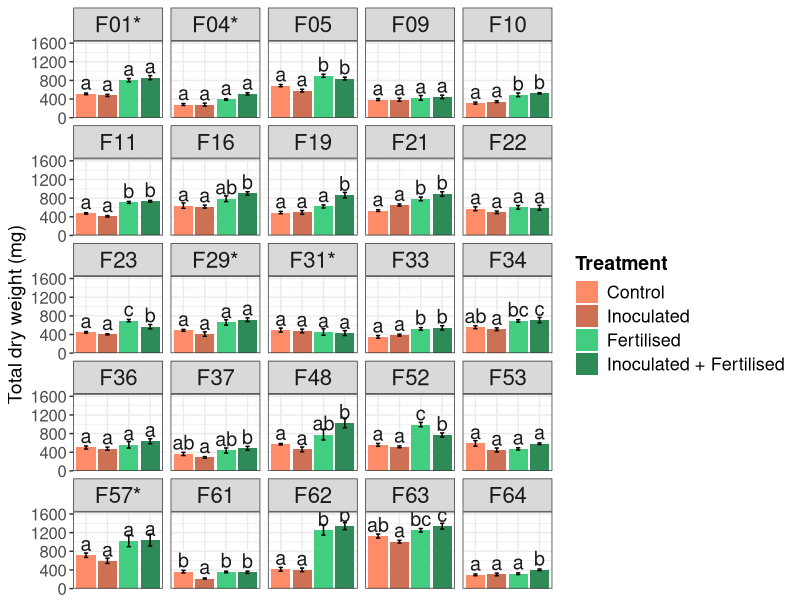
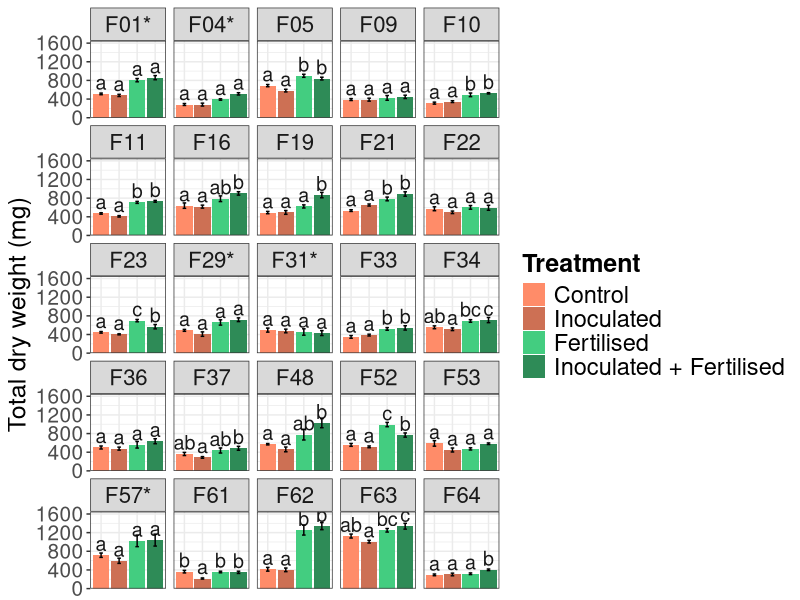

Generate these figures, in order, with R: (Note: this script raises an error after producing the figures.)
## ---- chunk 1
  # knitr::opts_chunk$set(echo = FALSE, warning = FALSE, message = FALSE)
  knitr::opts_chunk$set(echo = FALSE, warning = FALSE, message = FALSE)
  library(ggsignif)
  library(dplyr)
  library(ggplot2)
  library(tidyr)
  library(tibble)
  library(rstudioapi)
  library(reshape2)
  library(writexl)
  library(openxlsx)
  library(emmeans)
  library(ggpubr)
  library(multcomp)
  
  # styling
  inoculation_colors <- c(IF = "seagreen4", I = "salmon3")
  inoculation_labels <- c(IF = "Fertilised", I = "Non-fertilised")
  
  
# defining plotting theme. 
  MS.theme <- theme(
          axis.text = element_text(size = 15),
          axis.title = element_text(size = 18),
          legend.title = element_text(face = "bold", size = 18),
          legend.text = element_text(size = 17),
          )
  
  pdf.theme <- theme(
          axis.text = element_text(size = 12),
          axis.title = element_text(size = 14),
          legend.title = element_text(face = "bold", size = 14),
          legend.text = element_text(size = 13),
  )
  
  sessionInfo()
## ---- chunk 2
  #tukey posthoc test
  tukey_posthoc <- function(data, response_variable){
    for(soil in unique(data$soil_ID)){
      #subet
      df_subset <- data[data$soil_ID==soil,]
      #get clds
      model <- aov(data = df_subset, formula = as.formula(paste(response_variable, "~ treatment")))
      emmeans <- emmeans(model, c("treatment"))
      cld <- cld(emmeans, Letter="abcde", alpha=0.05) 
      cld$.group <- trimws(cld$.group) #rm whitespaces
      cld$soil <- soil #add soil
      #concat results
      if(soil == unique(data$soil_ID)[1]){cld_df <- cld}
      else{cld_df <- rbind(cld_df, cld)}
    }
    return(cld_df)
  }
## ---- chunk 3
  # harvest <- read.csv(file ="../input_files/harvest.csv", header = TRUE, row.names = 1)
  harvest <- read.xlsx("../input_files/Fifth_harvest_incl_replanted_batches_equalized.xlsx") # harvesting raw data
  
  # Processing the harvesting data, in several steps.
  harvest <- harvest %>%
    filter(!is.na(first_emergence)) %>%
    filter(!is.na(dry_weight_shoot)) %>%
    dplyr::select(soil_ID, treatment, dry_weight_root, dry_weight_shoot) %>%
    mutate(treatment = gsub("wcwof", "I", treatment)) %>%
    mutate(treatment = gsub("I ", "I", treatment)) %>%
    mutate(treatment = gsub("wcwf", "IF", treatment)) %>%
    mutate(treatment = gsub("wocwof", "C", treatment)) %>%
    mutate(treatment = gsub("wocwf", "F", treatment)) %>%
    arrange(soil_ID) %>%
    mutate(total_dry_weight = dry_weight_root + dry_weight_shoot)
  
   # Inspecting the effect of different factors with anova
  harvest <- harvest %>% 
    mutate(fertilization = ifelse(grepl("F", treatment), "Fertilised", "Unfertilised")) %>%
    mutate(inoculation = ifelse(grepl("I", treatment), "Inoculated", "Mock"))
  
  harvest$fertilization <- factor(harvest$fertilization, levels = base::unique(harvest$fertilization))
  harvest$treatment <- factor(harvest$treatment, levels = base::unique(harvest$treatment))
  harvest$soil_ID <- factor(harvest$soil_ID, levels = base::unique(harvest$soil_ID))
  
    # calculating means and ses
  means_and_se <-  harvest %>%
    group_by(soil_ID, treatment) %>%
    mutate(mean_dry_weight_root = mean(dry_weight_root),
         se_dry_weight_root = sd(dry_weight_root) / sqrt(n()), # Calculate SE
         mean_dry_weight_shoot = mean(dry_weight_shoot),
         se_dry_weight_shoot = sd(dry_weight_shoot) / sqrt(n()), # Calculate SE
         mean_total_dry_weight = mean(total_dry_weight),
         se_total_dry_weight = sd(total_dry_weight) / sqrt(n())) %>%
    ungroup() %>%
    dplyr::select(-dry_weight_root, -dry_weight_shoot, -total_dry_weight)
  
  means_and_se <- means_and_se %>%
    distinct(soil_ID, treatment, .keep_all = TRUE)
## ---- chunk 4
  
    # testing the assumptions for ANOVA
    groups <- split(harvest, list(harvest$soil_ID, harvest$fertilization, harvest$inoculation)) # unique combination of treatment
    significance_level = 0.05 # alpha
    
    
    groups.distrib <- data.frame(matrix(ncol = 3))
    colnames(groups.distrib) = c("Group", "Assumption", "Correction")
    # iterate through all the combination and assess the normality inside of each unique group
    for (i in seq_along(groups)) {
      group <- groups[[i]]
      group_name <- names(groups)[i]
      
      test_total <- shapiro.test(group$total_dry_weight)
      
          if (test_total$p.value < significance_level) {
            sqrt.trans <- shapiro.test(rank(group$total_dry_weight))
            correction <- ifelse(sqrt.trans$p.value > significance_level, "Rank transformed", "Not corrected")
            groups.distrib[i,] = c(group_name, "Not normally distributed", correction)
            
          } else {
            groups.distrib[i,] = c(group_name, "Normally distributed", "-")
          }
    }
## ---- chunk 5
  # prepare data for the graph
#   groups.distrib <- groups.distrib %>% 
#         separate(Group, into = c("Field", "Fertilisation", "Inoculation"), sep = "\\.")
# 
#   triangles <- groups.distrib
#   triangles <- triangles %>% mutate(y1 = as.numeric(as.factor(triangles$Field))) %>% 
#     mutate(x1 = as.numeric(as.factor(triangles$Fertilisation)))
#   z <- rep(seq(nrow(triangles)/2), each = 2)
#   
#   triangles <- triangles %>% arrange(Field) %>%
#     mutate(z = z)
# 
#   ggplot(groups.distrib, aes(x = Fertilisation, y = Field, fill = Correction)) +
#     geom_tile() +
#     geom_polygon(data = triangles, aes(x = x1, y = y1, group = z))
#   
# 
#   
#   df <- tibble::tibble(x = c(LETTERS[1:6], LETTERS[1:5]),
#                    y = c(paste0("V", 1:6), paste0("V", 1:5)),
#                    group = c(rep("group_1", 6), rep("group_2", 5)))
#                   
# 
# df1    <- df[!duplicated(interaction(df$x, df$y)),]
# df2    <- df[duplicated(interaction(df$x, df$y)),]
# df2    <- df[rep(seq(nrow(df)), each = 3),]
# df2$x1 <- as.numeric(as.factor(df2$x))
# df2$y1 <- as.numeric(as.factor(df2$y))
# df2$x1 <- df2$x1 + c(-0.5, 0.5, 0.5)
# df2$y1 <- df2$y1 + c(-0.5, -0.5, 0.5)
# df2$z  <- rep(seq(nrow(df2)/3), each = 3)
# 
# ggplot(df1, aes(x = x, y = y, fill = group)) + 
#   geom_tile() +
#   geom_polygon(data = df2, aes(x = x1, y = y1, group = z))
## ---- chunk 6
    groups <- split(harvest, list(harvest$soil_ID, harvest$fertilization, harvest$inoculation)) # unique combination of treatment
    significance_level = 0.05 # alpha
    
    not.normal <- c("F01", "F57", "F29", "F31", "F04")
    
    # iterate through all the combination and assess the normality inside of each unique group
    for (i in seq_along(groups)) {
      group <- groups[[i]]
      group_name <- names(groups)[i]
      
          if (unique(group$soil_ID) %in% not.normal) {
            group$total_dry_weight <- rank(group$total_dry_weight) # rank-transform data
            groups[[i]] = group# change in dataset
          }
    }
    
    # flatten the dataframe for ANOVA use
    groups.combined <- bind_rows(groups)
## ---- chunk 7
    effect <- aov(total_dry_weight ~ soil_ID + fertilization * inoculation, data = groups.combined)
    aov.results <- data.frame(anova(effect)) %>% rownames_to_column("Parameter")
    knitr::kable(aov.results, caption = "Table S2", label = NA)
## ---- chunk 8
  aov.total <- aov(data = harvest, formula = total_dry_weight ~ treatment * soil_ID)
  # prepare data for significance values
  t.total <- tukey_posthoc(groups.combined, "total_dry_weight") %>% mutate(soil_ID = soil)
  s3.data <- merge(means_and_se, t.total, by = c("soil_ID", "treatment"))
  
  # using the means and se dataset from before. 
  s3.data <- s3.data %>%
    mutate(treatment = dplyr::recode(treatment, 
             "C" = "Control", 
             "F" = "Fertilised",
             "I" = "Inoculated",
             "IF" = "Inoculated + Fertilised")
    )
  
  s3.data$treatment <- factor(s3.data$treatment, levels = c("Control", "Inoculated", "Fertilised", "Inoculated + Fertilised"))
  
  # Change field name if they were rank transformed
  s3.data <- s3.data %>% mutate(soil_ID = ifelse(soil_ID %in% not.normal, paste0(soil_ID,"*"), paste0(soil_ID)))
## ---- chunk 9
  s3 <- ggplot(s3.data, aes(x = treatment, y = mean_total_dry_weight, fill = treatment)) +
    geom_col() +
    geom_errorbar(aes(x = treatment, 
                      ymin = mean_total_dry_weight - se_total_dry_weight, 
                      ymax = mean_total_dry_weight + se_total_dry_weight),
                  width = 0.2) +
    geom_text(aes(x = treatment, y = mean_total_dry_weight + 250, label = .group), alpha = 0.90, size = 5) +
    scale_y_continuous(limits = c(0, 1650), expand = c(0,0)) +
    scale_fill_manual(values = c("salmon1", "salmon3", "seagreen3", "seagreen4"))+
    theme_bw() +
    theme(
      axis.text.x = element_blank(),
      axis.ticks.x = element_blank(),
      strip.text = element_text(size = 16),
      axis.title.x = element_blank(),
    ) +
    MS.theme +
    ylab("Total dry weight (mg)") +
    guides(fill = guide_legend(title = "Treatment")) +
    facet_wrap(~soil_ID) 

  ggsave(filename = "../output_files/fig_s3.png", plot = s3, width = 10, height = 8, dpi = 300)
## ---- chunk 10
  s3.pdf <- ggplot(s3.data, aes(x = treatment, y = mean_total_dry_weight, fill = treatment)) +
    geom_col() +
    geom_errorbar(aes(x = treatment, 
                      ymin = mean_total_dry_weight - se_total_dry_weight, 
                      ymax = mean_total_dry_weight + se_total_dry_weight),
                  width = 0.2) +
    geom_text(aes(x = treatment, y = mean_total_dry_weight + 250, label = .group), alpha = 0.90, size = 5) +
    scale_y_continuous(limits = c(0, 1650), expand = c(0,0)) +
    scale_fill_manual(values = c("salmon1", "salmon3", "seagreen3", "seagreen4"))+
    theme_bw() +
    theme(
      axis.text.x = element_blank(),
      axis.ticks.x = element_blank(),
      axis.title.x = element_blank(),
       strip.text = element_text(size = 16)
    ) + pdf.theme +
    ylab("Total dry weight (mg)") +
    guides(fill = guide_legend(title = "Treatment")) +
    facet_wrap(~soil_ID) 

  plot(s3.pdf)
## ---- chunk 11
    #splitting between fertilized and unfertilized treatments
  # Unfertilised treatments
  biomass_field_U <- harvest %>% filter(!grepl("F", treatment))
  means_and_se_U <- means_and_se %>% filter(!grepl("F", treatment)) %>% 
    dplyr::select(soil_ID, treatment, mean_total_dry_weight) %>% 
    pivot_wider(names_from = treatment, values_from = mean_total_dry_weight)
  
  #preparing for BRI calculations 
  BRI_field_U <- left_join(biomass_field_U, means_and_se_U, by = "soil_ID") %>% 
                    mutate(meanC = C) %>% dplyr::select(soil_ID, treatment, total_dry_weight, meanC) %>% 
                    filter(treatment == "I") %>% mutate(diff = total_dry_weight - meanC)

  
  #BRI calculations for Unfertilized
  BRI_field_U <- BRI_field_U %>% mutate(equation1 = 100*(1-meanC/total_dry_weight))
  BRI_field_U <- BRI_field_U %>% mutate(equation2 = 100*(-1+total_dry_weight/meanC))
  
  BRI_field_U <- BRI_field_U %>% mutate(BRI = if_else(diff>0, equation1, equation2))

    mod1 <- lm(BRI ~ 0 + soil_ID, data = BRI_field_U)

  #anova(mod1)
  
  results_model_U <- as.data.frame(summary(mod1)$coefficients)
  
  results_model_U <-results_model_U %>% 
                  rownames_to_column("new_field") %>%
                  left_join( as.data.frame(confint(mod1)) %>%
                  rownames_to_column("new_field"), )
  
  colnames(results_model_U)[3] <- "SE"
  colnames(results_model_U)[5] <- "P"
  colnames(results_model_U)[6] <- "lower_bound"
  colnames(results_model_U)[7] <- "upper_bound"
  
  paste0(results_model_U[7,])
  
   write.csv(results_model_U ,file = "../output_files/BRI_unfertilised.csv")
## ---- chunk 12
   # Fertilized treatments
    biomass_field_F <- harvest %>% filter(grepl("F", treatment))
    
    means_and_se_F <- means_and_se %>% filter(grepl("F", treatment)) %>% 
        dplyr::select(soil_ID, treatment, mean_total_dry_weight) %>% 
        pivot_wider(names_from = treatment, values_from = mean_total_dry_weight)
      
    BRI_field_F <- left_join(biomass_field_F, means_and_se_F, by = "soil_ID") %>% 
                    mutate(meanC = F) %>% dplyr::select(soil_ID, treatment, total_dry_weight, meanC) %>% 
                    filter(treatment == "IF") %>% mutate(diff = total_dry_weight - meanC)
  
    BRI_field_F <- BRI_field_F %>% mutate (equation1 = 100*(1-meanC/total_dry_weight))
    BRI_field_F <- BRI_field_F %>% mutate (equation2 = 100*(-1+total_dry_weight/meanC))
  
    BRI_field_F <- BRI_field_F %>% mutate (BRI = if_else(diff>0, equation1, equation2))
    
    
      mod2 <- lm(BRI ~ 0 + soil_ID, data = BRI_field_F)

  #anova(mod2)
  
  results_model_F <- as.data.frame(summary(mod2)$coefficients)
  
  results_model_F <-results_model_F %>% 
                  rownames_to_column("new_field") %>%
                  left_join( as.data.frame(confint(mod2)) %>%
                  rownames_to_column("new_field"), )
  
  colnames(results_model_F)[3] <- "SE"
  colnames(results_model_F)[5] <- "P"
  colnames(results_model_F)[6] <- "lower_bound" # 2.5 % confint
  colnames(results_model_F)[7] <- "upper_bound" # 97.5 % confint
  
  write.csv(results_model_F ,file = "../output_files/BRI_fertilised.csv")
## ---- chunk 13
  BRI_test_F <- BRI_field_F %>% dplyr::select(c(soil_ID, treatment, BRI))
  BRI_test_U <- BRI_field_U %>% dplyr::select(c(soil_ID, treatment, BRI))
  
  # grouping by field, t.test between treatments and p-value correction with Bonferroni Hochberg
  BRI_test <- rbind(BRI_test_F, BRI_test_U) %>% 
    dplyr::group_by_("soil_ID") %>% 
    dplyr::summarise(p.value = t.test(BRI ~ treatment)$p.value) %>%
    mutate(p.value = p.adjust(p.value, method = "BH")) %>%
    ungroup()
  
  colnames(BRI_test)[1] = "new_field"
## ---- chunk 14
  BRI_masterTable <- rbind(BRI_field_F, BRI_field_U)
  write.csv(BRI_masterTable, file = "../output_files/BRI_masterTable.csv")
## ---- chunk 15
  results_model_F <- results_model_F %>% mutate(treatment = "IF")
  results_model_U <- results_model_U %>% mutate(treatment = "I")
  
  BRI_I_IF_box <- rbind(results_model_F, results_model_U) # joining fertilised and unfertilised
  
  # calculate difference in BRI between fertilised and unfertilised to order in the figure. 
  diff <- left_join(results_model_F, results_model_U, by = "new_field") %>%
    mutate(diff = Estimate.x - Estimate.y) %>% 
    arrange(diff) %>% 
    dplyr::select(c(diff, new_field))
  
  BRI_I_IF_box <- left_join(BRI_I_IF_box, diff, by = "new_field") # add difference to DF for plot.
  BRI_I_IF_box <- BRI_I_IF_box %>% arrange(diff) # order by ascending difference
  
  BRI_I_IF_box$new_field <- gsub("soil_ID", "", BRI_I_IF_box$new_field) # modify soil labels for plotting
  
  # joining the previously calculated t-test
  BRI_I_IF_box <- left_join(BRI_I_IF_box, BRI_test, by = "new_field") # joining the previously calculated t-test
  
  # transforming to factor to ensure the right order in the plot
  BRI_I_IF_box$new_field <- factor(BRI_I_IF_box$new_field, levels = unique(BRI_I_IF_box$new_field))
## ---- chunk 16
  fig.2A <- ggplot(BRI_I_IF_box, aes( x = treatment, y = Estimate, color = treatment)) +
    geom_hline(yintercept =  0, linetype = "dashed", color = "snow4", lwd = 0.4) +
    geom_linerange(aes(ymin = lower_bound, ymax = upper_bound), size = 5) +
    geom_point(size = 5.5) +
    ylim(min(BRI_I_IF_box$lower_bound) - 8, max(BRI_I_IF_box$upper_bound)+8) +
    scale_color_manual(values = inoculation_colors, labels = inoculation_labels,
                      name = "Fertilisation treatment") + 
    labs(x = "", y = "Biomass Reponse to Inoculation (BRI) [%]") +
    theme_bw() +
    MS.theme +
    theme(
      legend.position = "bottom",
      axis.text.x=element_blank(), 
      axis.ticks.x=element_blank(),
      strip.text = element_text(size = 16)
    ) +
     facet_wrap(~ new_field, nrow = 3, ncol = 10) +
      geom_text(
        aes(x = 1.5, y = upper_bound + 6),  # Adjust the position of the asterisks
        label = ifelse(BRI_I_IF_box$p.value < 0.05 & BRI_I_IF_box$treatment == "IF", "*", ""),  # Add asterisks for significant soil IDs
        size = 10, color = "black"  # Adjust the size of the asterisks
      ) +
      geom_segment(aes(x=1, xend=2, 
                     y=upper_bound + 4, 
                     yend=upper_bound + 4, 
                     linetype="solid"), 
                     color = "black", 
                     lwd = ifelse(BRI_I_IF_box$p.value < 0.05 & BRI_I_IF_box$treatment == "IF", 0.5, 0), show.legend = F)

  ggsave(filename = "../output_files/fig_2A.png", plot = fig.2A, width = 12, height = 12, dpi = 300)
## ---- chunk 17
  fig.2A.pdf <- ggplot(BRI_I_IF_box, aes( x = treatment, y = Estimate, color = treatment)) +
    geom_hline(yintercept =  0, linetype = "dashed", color = "snow4", lwd = 0.4) +
    geom_linerange(aes(ymin = lower_bound, ymax = upper_bound), size = 5) +
    geom_point(size = 5.5) +
    ylim(min(BRI_I_IF_box$lower_bound) - 8, max(BRI_I_IF_box$upper_bound)+8) +
    scale_color_manual(values = inoculation_colors, labels = inoculation_labels,
                      name = "Fertilisation treatment") + 
    labs(x = "", y = "Biomass Reponse to Inoculation (BRI) [%]") +
    theme_bw() +
    MS.theme +
    theme(
      legend.position = "bottom",
      axis.text.x=element_blank(), 
      axis.ticks.x=element_blank(),
       strip.text = element_text(size = 14)
    ) +
     facet_wrap(~ new_field, nrow = 3, ncol = 10) +
      geom_text(
        aes(x = 1.5, y = upper_bound + 6),  # Adjust the position of the asterisks
        label = ifelse(BRI_I_IF_box$p.value < 0.05 & BRI_I_IF_box$treatment == "IF", "*", ""),  # Add asterisks for significant soil IDs
        size = 10, color = "black"  # Adjust the size of the asterisks
      ) + pdf.theme +
      geom_segment(aes(x=1, xend=2, 
                     y=upper_bound + 4, 
                     yend=upper_bound + 4, 
                     linetype="solid"), 
                     color = "black", 
                     lwd = ifelse(BRI_I_IF_box$p.value < 0.05 & BRI_I_IF_box$treatment == "IF", 0.5, 0), 
                      alpha = ifelse(BRI_I_IF_box$p.value < 0.05 & BRI_I_IF_box$treatment == "IF", 1, 0),
                     show.legend = F)

  plot(fig.2A.pdf)
## ---- chunk 18
  pd <- position_dodge(0.5)
  
  fig.s4A <-ggplot(data = results_model_U %>% mutate(field = gsub("soil_ID", "", new_field)),
               aes(x = reorder(field, -Estimate), 
                   y = Estimate)) +
               geom_point(size=4,
                          aes(color = ifelse(results_model_U$P < 0.05 & results_model_U$Estimate < 0, "Significantly reduced", ifelse(results_model_U$P > 0.05, "Not significant", "Significantly improved")))) +
               geom_errorbar(aes(ymin=lower_bound, 
                                 ymax=upper_bound,
                                 color = ifelse(results_model_U$P < 0.05 & results_model_U$Estimate < 0, "Significantly reduced", ifelse(results_model_U$P > 0.05, "Not significant", "Significantly improved"))), 
                                 width=0, size=2, position=pd) +
    scale_color_manual(name = "Significance",
                                 breaks = c("Significantly improved", "Not significant", "Significantly reduced"),
                                 values = c("Significantly improved" = "green4", "Not significant" = "black", "Significantly reduced" = "red2")) +
               ylab("BRI (%)")+
               xlab("Field")+
               theme_bw()+
              MS.theme +
              theme(
                legend.position = "none"
              )+
              geom_hline(yintercept=0, color="black") + 
              theme(axis.text.x = element_text(angle = 90, hjust = 1, size=15))
    
    ggsave(filename = "../output_files/fig_s4A.png", plot = fig.s4A, width = 10, height = 5, dpi = 300)
## ---- chunk 19
  pd <- position_dodge(0.5)
  
  fig.s4A.pdf <-ggplot(data = results_model_U %>% mutate(field = gsub("soil_ID", "", new_field)),
               aes(x = reorder(field, -Estimate), 
                   y = Estimate)) +
               geom_point(size=4,
                          aes(color = ifelse(results_model_U$P < 0.05 & results_model_U$Estimate < 0, "Significantly reduced", ifelse(results_model_U$P > 0.05, "Not significant", "Significantly improved")))) +
               geom_errorbar(aes(ymin=lower_bound, 
                                 ymax=upper_bound,
                                 color = ifelse(results_model_U$P < 0.05 & results_model_U$Estimate < 0, "Significantly reduced", ifelse(results_model_U$P > 0.05, "Not significant", "Significantly improved"))), 
                                 width=0, size=2, position=pd) +
    scale_color_manual(name = "Significance",
                                 breaks = c("Significantly improved", "Not significant", "Significantly reduced"),
                                 values = c("Significantly improved" = "green4", "Not significant" = "black", "Significantly reduced" = "red2")) +
               ylab("BRI (%)")+
               xlab("Field")+
               theme_bw()+
              theme(
                legend.position = "none"
              )+ pdf.theme +
              geom_hline(yintercept=0, color="black") + 
              theme(axis.text.x = element_text(angle = 90, hjust = 1, size = 15))

    plot(fig.s4A.pdf)
## ---- chunk 20
  pd <- position_dodge(0.5)
  
  fig.s4B <-ggplot(data = results_model_F %>% mutate(field = gsub("soil_ID", "", new_field)),
               aes(x = reorder(field, -Estimate), 
                   y = Estimate)) +
               geom_point(size=4,
                          aes(color = ifelse(results_model_F$P < 0.05 & results_model_F$Estimate < 0, "Significantly reduced", ifelse(results_model_F$P > 0.05, "Not significant", "Significantly improved")))) +
               geom_errorbar(aes(ymin=lower_bound, 
                                 ymax=upper_bound,
                                 color = ifelse(results_model_F$P < 0.05 & results_model_F$Estimate < 0, "Significantly reduced", ifelse(results_model_F$P > 0.05, "Not significant", "Significantly improved"))), 
                                 width=0, size=2, position=pd) +
               ylab("BRI (%)")+
               xlab("Field")+
               scale_color_manual(name = "Significance",
                                         breaks = c("Significantly improved", "Not significant", "Significantly reduced"),
                                         values = c("Significantly improved" = "green4", "Not significant" = "black", "Significantly reduced" = "red2")) +
              theme_bw()+
              MS.theme +
              theme(
                legend.position = "bottom"
              )+ 
              geom_hline(yintercept=0, color="black") + 
              theme(axis.text.x = element_text(angle = 90, hjust = 1, size=15))

    ggsave(filename = "../output_files/fig_s4B.png", plot = fig.s4B, width = 10, height = 5, dpi = 300)
## ---- chunk 21
 fig.s4B.pdf <-ggplot(data = results_model_F %>% mutate(field = gsub("soil_ID", "", new_field)),
               aes(x = reorder(field, -Estimate), 
                   y = Estimate)) +
               geom_point(size=4,
                          aes(color = ifelse(results_model_F$P < 0.05 & results_model_F$Estimate < 0, "Significantly reduced", ifelse(results_model_F$P > 0.05, "Not significant", "Significantly improved")))) +
               geom_errorbar(aes(ymin=lower_bound, 
                                 ymax=upper_bound,
                                 color = ifelse(results_model_F$P < 0.05 & results_model_F$Estimate < 0, "Significantly reduced", ifelse(results_model_F$P > 0.05, "Not significant", "Significantly improved"))), 
                                 width=0, size=2, position=pd) +
               ylab("BRI (%)")+
               xlab("Field")+
               scale_color_manual(name = "Significance",
                                         breaks = c("Significantly improved", "Not significant", "Significantly reduced"),
                                         values = c("Significantly improved" = "green4", "Not significant" = "black", "Significantly reduced" = "red2")) +
              theme_bw()+
              MS.theme +
              theme(
                legend.position = "bottom"
              )+ pdf.theme +
              geom_hline(yintercept=0, color="black") + 
              theme(axis.text.x = element_text(angle = 90, hjust = 1, size=15))

    plot(fig.s4B.pdf)
## ---- chunk 22
  rownames(results_model_U) = gsub("soil_ID", "", results_model_U$new_field)
  fertility <- means_and_se_U %>% column_to_rownames("soil_ID") %>% dplyr::select(C)
  fertility.soil <- merge(results_model_U, fertility, by = 0) %>%   
                      tibble::column_to_rownames("Row.names")
## ---- chunk 23
  fig.2B <- ggscatter(fertility.soil, x = "C", y = "Estimate", 
                        #label = rownames(cor.bri.fert), 
                        cor.coef = TRUE, 
                        cor.method = "spearman", 
                        add = "reg.line",
                        cor.coef.size = 6,
                        label = rownames(fertility.soil),
                        font.label = c(16, "plain"),
                        cor.coef.coord = c(275, 19),
                        repel = TRUE,
                        point = FALSE) +
    xlab("Soil fertility (mg)") + ylab("BRI (%)") + MS.theme
    
  ggsave(fig.2B, file = "../output_files/fig_2B.png", width = 5, height = 4, dpi = 300)
## ---- chunk 24
  fig.2B.pdf <- ggscatter(fertility.soil, x = "C", y = "Estimate", 
                        #label = rownames(cor.bri.fert), 
                        cor.coef = TRUE, 
                        cor.method = "spearman", 
                        add = "reg.line",
                        cor.coef.size = 4,
                        label = rownames(fertility.soil),
                        font.label = c(12, "plain"),
                        cor.coef.coord = c(275, 19),
                        repel = TRUE,
                        point = FALSE) + pdf.theme +
    xlab("Soil fertility (mg)") + ylab("BRI (%)")
    plot(fig.2B.pdf)
